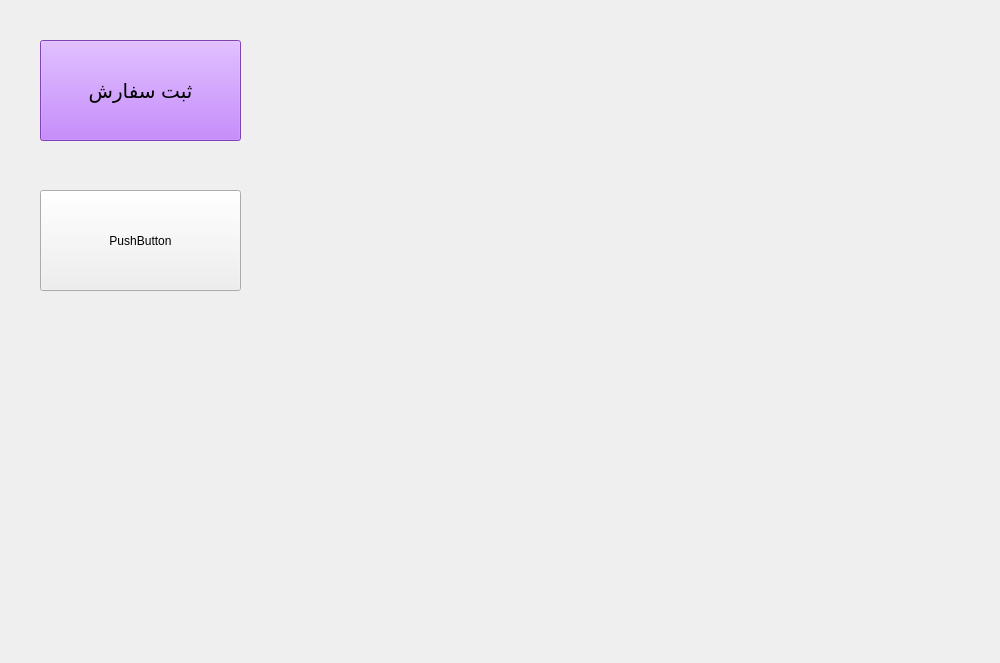
<?xml version="1.0" encoding="UTF-8"?>
<ui version="4.0">
 <class>Cart</class>
 <widget class="QWidget" name="Cart">
  <property name="geometry">
   <rect>
    <x>0</x>
    <y>0</y>
    <width>1000</width>
    <height>663</height>
   </rect>
  </property>
  <property name="windowTitle">
   <string>Form</string>
  </property>
  <widget class="QPushButton" name="pushButton">
   <property name="geometry">
    <rect>
     <x>40</x>
     <y>40</y>
     <width>201</width>
     <height>101</height>
    </rect>
   </property>
   <property name="font">
    <font>
     <pointsize>15</pointsize>
    </font>
   </property>
   <property name="styleSheet">
    <string notr="true">color: rgb(0, 0, 0);
background-color: rgb(179, 93, 255);</string>
   </property>
   <property name="text">
    <string>ثبت سفارش</string>
   </property>
  </widget>
  <widget class="QPushButton" name="pushButton_2">
   <property name="geometry">
    <rect>
     <x>40</x>
     <y>190</y>
     <width>201</width>
     <height>101</height>
    </rect>
   </property>
   <property name="text">
    <string>PushButton</string>
   </property>
  </widget>
 </widget>
 <resources/>
 <connections/>
</ui>
